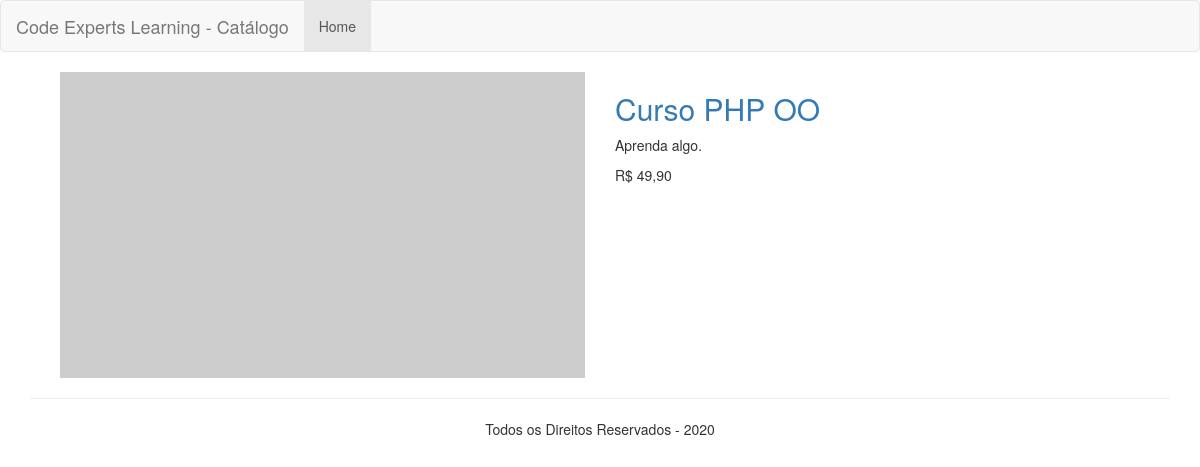
The page /product/8 on the database its author committed.
### tables this page shows
CREATE TABLE `products` (
  `id` int(11) NOT NULL AUTO_INCREMENT,
  `category_id` int(11) DEFAULT NULL,
  `name` varchar(255) DEFAULT NULL,
  `price` float(10,2) DEFAULT NULL,
  `amount` int(11) DEFAULT NULL,
  `description` text,
  `slug` varchar(255) DEFAULT NULL,
  `created_at` datetime DEFAULT NULL,
  `updated_at` datetime DEFAULT NULL,
  PRIMARY KEY (`id`)
);

### src/View/View.php (called while the page is built, shortened)
<?php
class View
{
	private $view;
	private $data = [];
	public function __construct($view)
	{
		$this->view = $view;
	}
	public function __set($index, $value)
	{
		$this->data[$index] = $value;
	}
	public function __get($index)
	{
		return $this->data[$index];
	}
	public function render()
	{
		require VIEWS_PATH . $this->view;
		return ob_get_clean();
	}
}

### src/Controller/ProductController.php (called while the page is built, shortened)
<?php
class ProductController
{
	public function index($id)
	{
		$id = (int) $id;
		$pdo = Connection::getInstance();
		$view = new View('site/single.phtml');
		$view->product = (new Product($pdo))->find($id);
		return $view->render();
	}
}

### src/DB/Entity.php (called while the page is built, shortened)
<?php
abstract class Entity
{
	private $conn;
	public function __construct(\PDO $conn)
	{
		$this->conn = $conn;
	}
	public function find(int $id)
	{
		$sql =  'SELECT * FROM products WHERE id = :id';
		$get = $this->conn->prepare($sql);
		$get->bindValue(':id', $id, \PDO::PARAM_INT);
		$get->execute();
		return $get->fetch(PDO::FETCH_ASSOC);
	}
}

### views/site/single.phtml (the view)
<?php require VIEWS_PATH . 'includes/header.phtml';?>
<div class="container">
    <div class="col-md-12">
        <div class="col-md-6">
            <img src="http://via.placeholder.com/600x350?text=<?=$this->product['name'];?>" alt="" class="img-responsive">
        </div>
        <div class="col-md-6 text-left">
            <h2><a href="<?=HOME;?>/product/<?=$this->product['id'];?>"><?=$this->product['name'];?></a></h2>
            <p><?=$this->product['description'];?></p>
            <p>R$ <?=number_format($this->product['price'], 2, ',', '.');?></p>
        </div>
    </div>
</div>
<?php require VIEWS_PATH . 'includes/footer.phtml';?>

### rows shown on the page
products: name "Curso PHP OO", description "Aprenda algo.", price "49,90"
